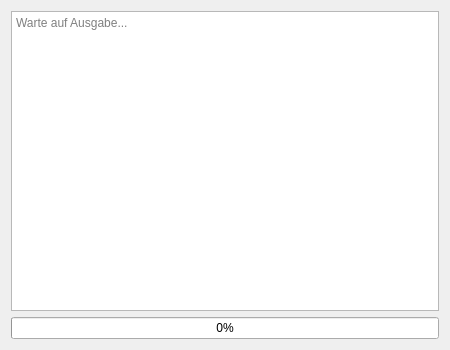
<?xml version="1.0" encoding="UTF-8"?>
<ui version="4.0">
 <class>OutputWindow</class>
 <widget class="QWidget" name="OutputWindow">
  <property name="geometry">
   <rect>
    <x>0</x>
    <y>0</y>
    <width>450</width>
    <height>350</height>
   </rect>
  </property>
  <property name="windowTitle">
   <string>Print Ausgabe</string>
  </property>
  <layout class="QVBoxLayout" name="verticalLayout">
   <item>
    <widget class="QPlainTextEdit" name="logOutputTextEdit">
     <property name="toolTip">
      <string>Zeigt die Ausgaben an</string>
     </property>
     <property name="readOnly">
      <bool>true</bool>
     </property>
     <property name="placeholderText">
      <string>Warte auf Ausgabe...</string>
     </property>
    </widget>
   </item>
   <item>
    <widget class="QProgressBar" name="progressBar">
     <property name="toolTip">
      <string>Zeigt den Fortschritt der Ausgabe an</string>
     </property>
     <property name="value">
      <number>0</number>
     </property>
     <property name="minimum">
      <number>0</number>
     </property>
     <property name="maximum">
      <number>100</number>
     </property>
     <property name="textVisible">
      <bool>true</bool>
     </property>
     <property name="alignment">
      <set>Qt::AlignCenter</set>
     </property>
    </widget>
   </item>
  </layout>
 </widget>
 <resources/>
 <connections/>
</ui>
